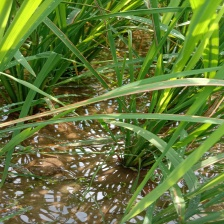
#> input picture tmp_preview.jpg, 224 x 224 px
$ python -i preprocess_offline.py   (imports and definitions only)
#> lines starting #> are read from the running program, lines starting #| are printed output that depends on the picture; after the words box and inside, x2 and y2 are one past the last pixel; in counts of white or black regions, pixels touching at a corner belong together
#!/usr/bin/env python3
# -*- coding: utf-8 -*-
"""
Offline preprocessing for Dhan-Shomadhan (Improved Version):
- Advanced HSV/LAB mask to keep leaf (green + yellow lesions + brown/tan lesions + white/gray scald)
- Apply CLAHE only INSIDE the leaf mask (optional)
- Optional resize
- Save to new root, preserving background & class folders

This version uses improved masking ranges based on practical rice leaf disease analysis.
"""

import argparse
import os
from pathlib import Path
from typing import List, Tuple, Dict
import cv2
import numpy as np
from tqdm import tqdm
from concurrent.futures import ThreadPoolExecutor, as_completed
import shutil

# =============================================================================
# IMPORTANT VARIABLES - MODIFY THESE TO CHANGE PREPROCESSING CONFIGURATION
# =============================================================================
CLASS_NAMES = ['Brown Spot','Leaf Scald','Rice Blast','Rice Tungro','Sheath Blight']
CLASS_FIX = {
    'Leaf Scaled': 'Leaf Scald',
    'Brown spot': 'Brown Spot',
    'Sheath blight': 'Sheath Blight',
    'Rice tungro': 'Rice Tungro',
    'Rice blast': 'Rice Blast'
}
BG_DIRS = ['White Background', 'Field Background']

# -------------------- Args --------------------

# [33 lines left out: function parse_args, not called in this run]

# -------------------- Utils --------------------

def ensure_dir(p: Path):
    p.mkdir(parents=True, exist_ok=True)

# [57 lines left out: functions list_images, mask_green_only, not called in this run]

def get_leaf_roi(rgb: np.ndarray, is_white_bg: bool = False) -> np.ndarray:
    """
    Step 1: Get coarse foreground (leaf) ROI
    """
    hsv = cv2.cvtColor(rgb, cv2.COLOR_RGB2HSV)
    H, S, V = cv2.split(hsv)

    if is_white_bg:
        # White background images: foreground = S > 10 OR V < 240
        foreground = (S > 10) | (V < 240)
        foreground = foreground.astype(np.uint8) * 255

        # Keep largest contour
        contours_info = cv2.findContours(foreground, cv2.RETR_EXTERNAL, cv2.CHAIN_APPROX_SIMPLE)
        cnts = contours_info[0] if len(contours_info) == 2 else contours_info[1]
        if cnts:
            biggest = max(cnts, key=cv2.contourArea)
            leaf_roi = np.zeros_like(foreground)
            cv2.drawContours(leaf_roi, [biggest], -1, 255, thickness=cv2.FILLED)
            return leaf_roi
        return foreground
    else:
        # Field images: green leaf pre-mask
        green_mask = (H >= 30) & (H <= 85) & (S > 40) & (V > 40)
        green_mask = green_mask.astype(np.uint8) * 255

        # Morphological operations
        kernel = np.ones((5, 7), np.uint8)
        green_mask = cv2.morphologyEx(green_mask, cv2.MORPH_CLOSE, kernel)

        # Keep connected components with elongated shape (leaf blades)
        contours_info = cv2.findContours(green_mask, cv2.RETR_EXTERNAL, cv2.CHAIN_APPROX_SIMPLE)
        cnts = contours_info[0] if len(contours_info) == 2 else contours_info[1]

        if cnts:
            # Filter by aspect ratio (leaf blades are elongated)
            valid_contours = []
            for cnt in cnts:
                if cv2.contourArea(cnt) > 100:  # Minimum area
                    x, y, w, h = cv2.boundingRect(cnt)
                    aspect_ratio = max(w, h) / max(min(w, h), 1)
                    if aspect_ratio > 1.5:  # Elongated shape
                        valid_contours.append(cnt)

            if valid_contours:
                # Combine valid contours
                leaf_roi = np.zeros_like(green_mask)
                cv2.drawContours(leaf_roi, valid_contours, -1, 255, thickness=cv2.FILLED)

                # Add LAB-a support for dull greens
                lab = cv2.cvtColor(rgb, cv2.COLOR_RGB2LAB)
                a = lab[:, :, 1]
                lab_mask = (a < 125).astype(np.uint8) * 255
                leaf_roi = cv2.bitwise_or(leaf_roi, lab_mask)

                return leaf_roi

        return green_mask

def get_disease_masks(rgb: np.ndarray, leaf_roi: np.ndarray) -> np.ndarray:
    """
    Step 2: Get disease masks (within leaf ROI only)
    """
    hsv = cv2.cvtColor(rgb, cv2.COLOR_RGB2HSV)
    H, S, V = cv2.split(hsv)

    # A. Leaf tissue (healthy green to light chlorosis)
    leaf_green = (H >= 35) & (H <= 82) & (S >= 60) & (V >= 60)
    leaf_yellow = (H >= 18) & (H <= 45) & (S >= 60) & (V >= 90)  # Tungro yellowing
    leaf_mask = (leaf_green | leaf_yellow).astype(np.uint8) * 255

    # B. Brown/tan lesions (two windows for reds/browns)
    brown1 = (H >= 0) & (H <= 10) & (S >= 50) & (V >= 50) & (V <= 220)
    brown2 = (H >= 10) & (H <= 30) & (S >= 50) & (V >= 50) & (V <= 220)
    brown_mask = (brown1 | brown2).astype(np.uint8) * 255

    # C. White/gray scald (apply only inside leaf ROI)
    white_lesion = ((S <= 40) & (V >= 160)).astype(np.uint8) * 255

    # Restrict to leaf ROI
    lesions = cv2.bitwise_and(cv2.bitwise_or(brown_mask, white_lesion), leaf_roi)

    # Final mask = leaf + lesions
    final_mask = cv2.bitwise_or(leaf_mask, lesions)

    # Additional cleanup: ensure lesions are connected to leaf tissue
    # Dilate leaf ROI slightly to include nearby lesions
    kernel = np.ones((5, 5), np.uint8)
    dilated_roi = cv2.dilate(leaf_roi, kernel, iterations=1)
    lesions = cv2.bitwise_and(lesions, dilated_roi)

    final_mask = cv2.bitwise_or(leaf_mask, lesions)

    return final_mask

def mask_robust_leaf_keep_lesions_v2(rgb: np.ndarray) -> np.ndarray:
    """
    Improved robust masking using the new approach.
    """
    # Determine if this is a white background image
    hsv = cv2.cvtColor(rgb, cv2.COLOR_RGB2HSV)
    S, V = hsv[:, :, 1], hsv[:, :, 2]
    is_white_bg = np.mean(V) > 200 and np.mean(S) < 50

    # Step 1: Get leaf ROI
    leaf_roi = get_leaf_roi(rgb, is_white_bg)

    # Step 2: Get disease masks within leaf ROI
    disease_mask = get_disease_masks(rgb, leaf_roi)

    # Step 3: Union & cleanup
    final_mask = cv2.bitwise_or(leaf_roi, disease_mask)

    # Morphology: open(3) then close(5)
    kernel_open = np.ones((3, 3), np.uint8)
    kernel_close = np.ones((5, 5), np.uint8)
    final_mask = cv2.morphologyEx(final_mask, cv2.MORPH_OPEN, kernel_open)
    final_mask = cv2.morphologyEx(final_mask, cv2.MORPH_CLOSE, kernel_close)

    # Fill holes on long, thin components
    contours_info = cv2.findContours(final_mask, cv2.RETR_EXTERNAL, cv2.CHAIN_APPROX_SIMPLE)
    cnts = contours_info[0] if len(contours_info) == 2 else contours_info[1]

    if cnts:
        filled_mask = np.zeros_like(final_mask)
        for cnt in cnts:
            if cv2.contourArea(cnt) > 50:  # Minimum area
                # Check if it's a long, thin component (sheath-blight/leaf-scald streaks)
                x, y, w, h = cv2.boundingRect(cnt)
                aspect_ratio = max(w, h) / max(min(w, h), 1)
                if aspect_ratio > 6 and min(w, h) >= 3 and min(w, h) <= 20:
                    # Fill holes for long, thin components
                    cv2.drawContours(filled_mask, [cnt], -1, 255, thickness=cv2.FILLED)
                else:
                    cv2.drawContours(filled_mask, [cnt], -1, 255, thickness=cv2.FILLED)
        final_mask = filled_mask

    # Keep largest component as failsafe
    contours_info = cv2.findContours(final_mask, cv2.RETR_EXTERNAL, cv2.CHAIN_APPROX_SIMPLE)
    cnts = contours_info[0] if len(contours_info) == 2 else contours_info[1]
    if cnts:
        biggest = max(cnts, key=cv2.contourArea)
        mask2 = np.zeros_like(final_mask)
        cv2.drawContours(mask2, [biggest], -1, 255, thickness=cv2.FILLED)
        final_mask = mask2

    return final_mask

# [244 lines left out: functions build_mask, apply_clahe_rgb, preprocess_one, preprocess_all, stratified_splits, preview_samples and 1 more, not called in this run]

# [2 lines not run here, left out]

>>> import cv2
>>> picture = cv2.cvtColor(cv2.imread('tmp_preview.jpg'), cv2.COLOR_BGR2RGB)
>>> result = mask_robust_leaf_keep_lesions_v2(picture)
#> in mask_robust_leaf_keep_lesions_v2, `hsv = cv2.cvtColor(rgb, cv2.COLOR_RGB2HSV)`: hsv: shape (224, 224, 3); mean H, S, V 38.7, 147.3, 123.8
#> in mask_robust_leaf_keep_lesions_v2, `S, V = hsv[:, :, 1], hsv[:, :, 2]`:
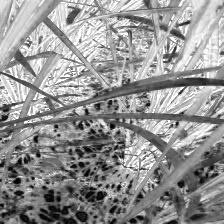
#> S: shape (224, 224); min 0, max 255, mean 147.3
#> in mask_robust_leaf_keep_lesions_v2, `S, V = hsv[:, :, 1], hsv[:, :, 2]`:
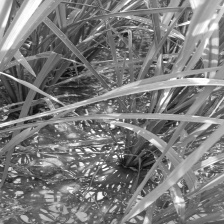
#> V: shape (224, 224); min 7, max 255, mean 123.8
#> in mask_robust_leaf_keep_lesions_v2, `is_white_bg = np.mean(V) > 200 and np.mean(S) < 50`: is_white_bg = False
#> in get_leaf_roi, `H, S, V = cv2.split(hsv)`:
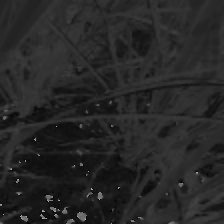
#> H: shape (224, 224); min 0, max 177, mean 38.7
#> in get_leaf_roi, `green_mask = (H >= 30) & (H <= 85) & (S > 40) & (V > 40)`: green_mask: shape (224, 224) bool; 70.6% white; 155 black regions (111 under 20 px), largest, box (x1, y1, x2, y2) and area: (0, 120, 139, 224) 9572, (0, 96, 119, 129) 1342, (53, 82, 105, 96) 341
#> in get_leaf_roi, `green_mask = cv2.morphologyEx(green_mask, cv2.MORPH_CLOSE, kernel)`:
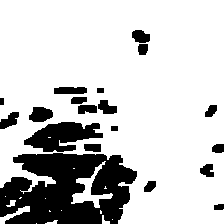
#> green_mask: shape (224, 224); 78.7% white; 19 black regions
#> in get_leaf_roi, `contours_info = cv2.findContours(green_mask, cv2.RETR_EXTERNAL, cv2.CH..`: contours_info = 16 contours, 11 with area under 20; largest, box (x1, y1, x2, y2) and area: (0, 0, 224, 224) 41192, (71, 161, 113, 208) 458, (0, 206, 30, 224) 126, (6, 200, 16, 207) 26, (102, 215, 110, 224) 22
#> in get_leaf_roi, `cnts = contours_info[0] if len(contours_info) == 2 else contours_info[1]`: cnts has the same summary as contours_info
#> the loop in get_leaf_roi, `for cnt in cnts:` made 16 passes
#> (x, y, w, h, aspect_ratio) on passes 8, 15, 16: (0, 206, 30, 18, 1.67), (71, 161, 42, 47, 1.12), (0, 0, 224, 224, 1)
#> cnt on passes 1, 3, 5, 6, 7, 10: [[36, 223]], [[112, 219]], [[100, 210], [100, 213], [101, 213], [101, 211]], [[61, 210]], [[49, 210], [49, 211], [50, 211]], [[45, 198]]
#> after the loop in get_leaf_roi, `for cnt in cnts:`: valid_contours = 1 contour; box (x1, y1, x2, y2) and area: (0, 206, 30, 224) 126
#> in get_leaf_roi, `cv2.drawContours(leaf_roi, valid_contours, -1, 255, thickness=cv2.FILL..`: leaf_roi: shape (224, 224); 0.33% white; 1 white region, box (x1, y1, x2, y2) and area: (0, 206, 30, 224) 164
#> in get_leaf_roi, `lab = cv2.cvtColor(rgb, cv2.COLOR_RGB2LAB)`: lab: shape (224, 224, 3); mean of channels 0, 1, 2 121, 110.8, 159.1
#> in get_leaf_roi, `a = lab[:, :, 1]`:
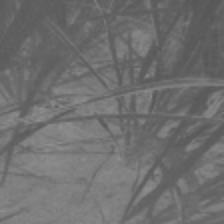
#> a: shape (224, 224); min 86, max 144, mean 110.8
#> in get_leaf_roi, `lab_mask = (a < 125).astype(np.uint8) * 255`: lab_mask: shape (224, 224); 78.2% white; 114 black regions (83 under 20 px), largest, box (x1, y1, x2, y2) and area: (0, 154, 137, 224) 6581, (22, 120, 109, 152) 1348, (76, 98, 118, 116) 328
#> in get_leaf_roi, `leaf_roi = cv2.bitwise_or(leaf_roi, lab_mask)`: leaf_roi: shape (224, 224); 78.2% white; 113 black regions (82 under 20 px), largest, box (x1, y1, x2, y2) and area: (0, 154, 137, 224) 6578, (22, 120, 109, 152) 1348, (76, 98, 118, 116) 328
#> in get_disease_masks, `leaf_green = (H >= 35) & (H <= 82) & (S >= 60) & (V >= 60)`: leaf_green: shape (224, 224) bool; 60.7% white; 207 black regions (156 under 20 px), largest, box (x1, y1, x2, y2) and area: (0, 119, 155, 224) 11041, (0, 77, 119, 130) 2321, (122, 78, 224, 114) 765
#> in get_disease_masks, `leaf_yellow = (H >= 18) & (H <= 45) & (S >= 60) & (V >= 90)`: leaf_yellow: shape (224, 224) bool; 45.7% white; 296 white regions (258 under 20 px), largest, box (x1, y1, x2, y2) and area: (0, 0, 224, 224) 10785, (12, 118, 135, 224) 3964, (166, 0, 224, 73) 2094
#> in get_disease_masks, `leaf_mask = (leaf_green | leaf_yellow).astype(np.uint8) * 255`: leaf_mask: shape (224, 224); 77% white; 385 black regions (319 under 20 px), largest, box (x1, y1, x2, y2) and area: (1, 150, 139, 224) 4320, (52, 77, 99, 104) 607, (39, 120, 108, 141) 551
#> in get_disease_masks, `brown1 = (H >= 0) & (H <= 10) & (S >= 50) & (V >= 50) & (V <= 220)`: brown1: shape (224, 224) bool; 0.01% white in thin lines or dots, all inside (x1, y1, x2, y2) = (12, 157, 150, 210)
#> in get_disease_masks, `brown2 = (H >= 10) & (H <= 30) & (S >= 50) & (V >= 50) & (V <= 220)`: brown2: shape (224, 224) bool; 23.2% white; 137 white regions (105 under 20 px), largest, box (x1, y1, x2, y2) and area: (0, 120, 138, 224) 7592, (0, 95, 119, 129) 1084, (132, 29, 152, 56) 366
#> in get_disease_masks, `brown_mask = (brown1 | brown2).astype(np.uint8) * 255`: brown_mask: shape (224, 224); 23.2% white; 137 white regions (105 under 20 px), largest, box (x1, y1, x2, y2) and area: (0, 120, 138, 224) 7593, (0, 95, 119, 129) 1084, (132, 29, 152, 56) 366
#> in get_disease_masks, `white_lesion = ((S <= 40) & (V >= 160)).astype(np.uint8) * 255`: white_lesion: shape (224, 224); 2.7% white in thin lines or dots
#> in get_disease_masks, `lesions = cv2.bitwise_and(cv2.bitwise_or(brown_mask, white_lesion), le..`:
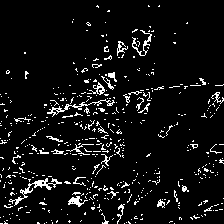
#> lesions: shape (224, 224); 6.7% white in thin lines or dots
#> in get_disease_masks, `final_mask = cv2.bitwise_or(leaf_mask, lesions)`: final_mask: shape (224, 224); 80.2% white; 516 black regions (447 under 20 px), largest, box (x1, y1, x2, y2) and area: (79, 154, 139, 224) 1604, (38, 186, 92, 224) 790, (8, 154, 90, 179) 786
#> in get_disease_masks, `dilated_roi = cv2.dilate(leaf_roi, kernel, iterations=1)`: dilated_roi: shape (224, 224); 91.2% white; 36 black regions (24 under 20 px), largest, box (x1, y1, x2, y2) and area: (10, 186, 100, 224) 1424, (23, 156, 103, 180) 1156, (29, 124, 99, 150) 614
#> in mask_robust_leaf_keep_lesions_v2, `final_mask = cv2.bitwise_or(leaf_roi, disease_mask)`: final_mask: shape (224, 224); 87.9% white; 257 black regions (221 under 20 px), largest, box (x1, y1, x2, y2) and area: (86, 154, 137, 224) 1272, (38, 186, 92, 224) 761, (14, 154, 90, 177) 696
#> in mask_robust_leaf_keep_lesions_v2, `final_mask = cv2.morphologyEx(final_mask, cv2.MORPH_OPEN, kernel_open)`: final_mask: shape (224, 224); 84.7% white; 113 black regions (85 under 20 px), largest, box (x1, y1, x2, y2) and area: (85, 147, 138, 224) 1693, (9, 150, 96, 196) 1318, (38, 182, 99, 224) 1060
#> in mask_robust_leaf_keep_lesions_v2, `final_mask = cv2.morphologyEx(final_mask, cv2.MORPH_CLOSE, kernel_close)`: final_mask: shape (224, 224); 89.6% white; 31 black regions (2 under 20 px)
#> in mask_robust_leaf_keep_lesions_v2, `contours_info = cv2.findContours(final_mask, cv2.RETR_EXTERNAL, cv2.CH..`: contours_info = 1 contour; box (x1, y1, x2, y2) and area: (0, 0, 224, 224) 48232
#> in mask_robust_leaf_keep_lesions_v2, `cnts = contours_info[0] if len(contours_info) == 2 else contours_info[1]`: cnts has the same summary as contours_info
#> the loop in mask_robust_leaf_keep_lesions_v2, `for cnt in cnts:` made 1 pass
#> after the loop in mask_robust_leaf_keep_lesions_v2, `for cnt in cnts:`:
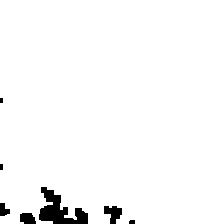
#> filled_mask: shape (224, 224); 97.3% white; 7 black regions (2 under 20 px), largest, box (x1, y1, x2, y2) and area: (39, 187, 88, 224) 870, (104, 206, 122, 224) 206, (20, 213, 36, 224) 148, (0, 203, 10, 216) 92, (129, 220, 135, 224) 23
#> in mask_robust_leaf_keep_lesions_v2, `biggest = max(cnts, key=cv2.contourArea)`: biggest = contour of 141 points, box (x1, y1, x2, y2) (0, 0, 224, 224), area 48232
